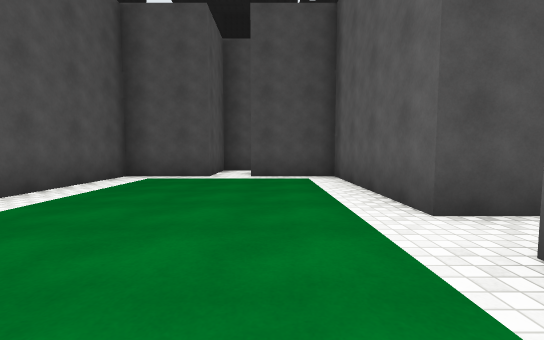
view 1 (above)

20 first-person views from a walk through a scene from a Unity 3-D project. The camera is 1.2 m above the floor, tilts 4° down and sees 90° across. The floor is counted in squares, 2 m on a side. Each view is taken from the middle of a square. On the plan, view 1 faces up. The plan holds only what a view shows up to about 9 squares ahead; the rest is blank. The place goes on beyond the plan. The player is left out. Surface patterns are stand-ins for the level's own textures.

view 2
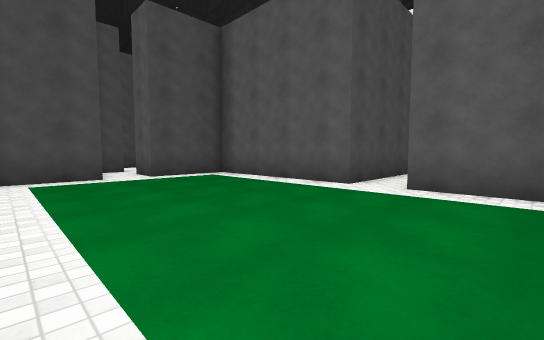

view 3
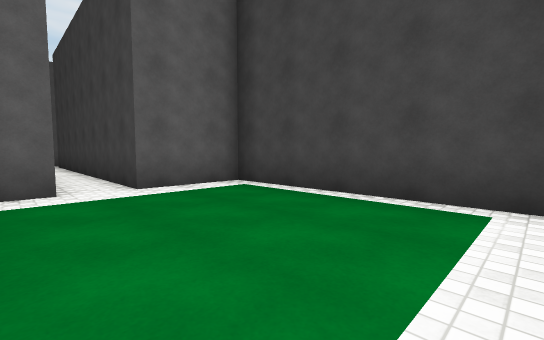

view 4
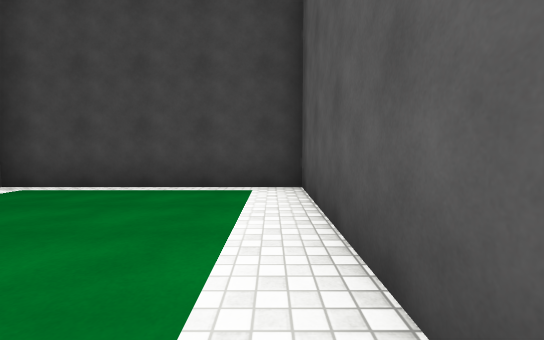

view 5
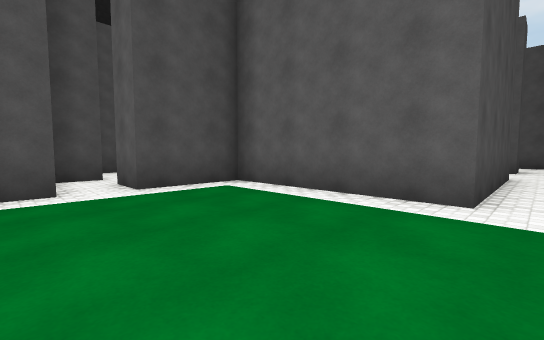

view 6
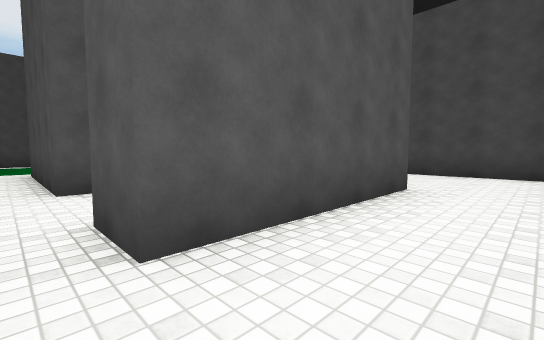

view 7
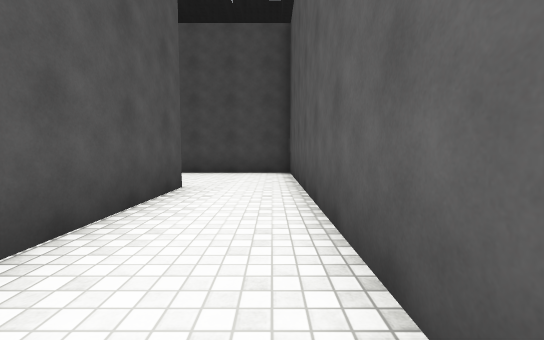

view 8
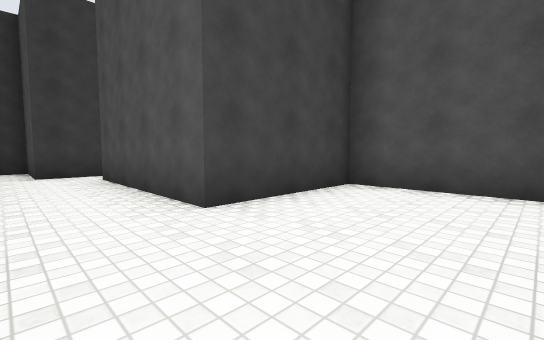

view 9
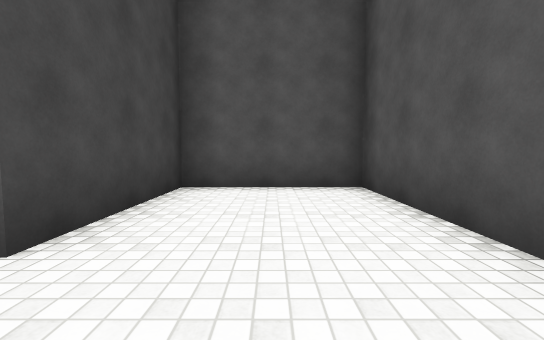

view 10
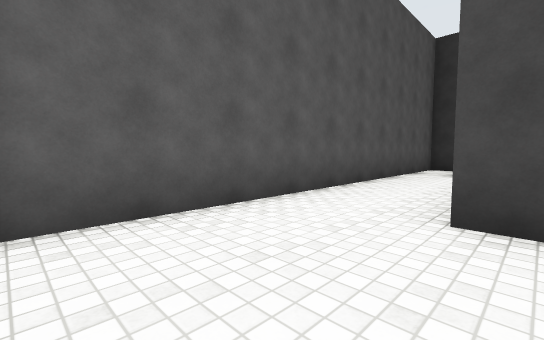

view 11
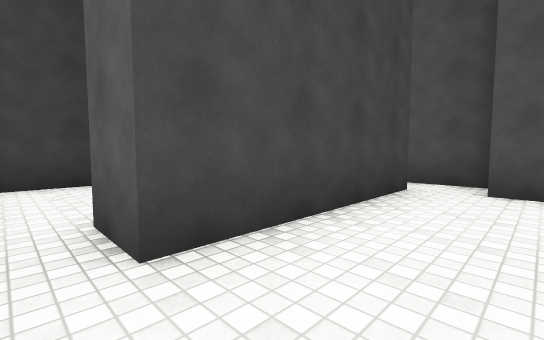

view 12
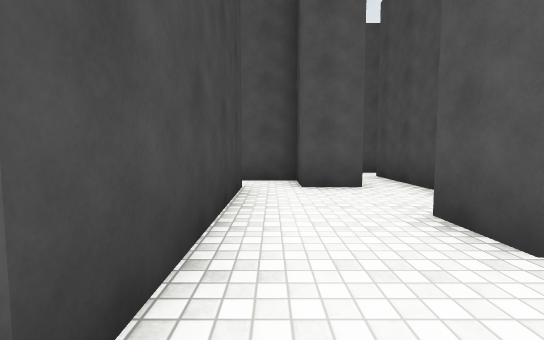

view 13
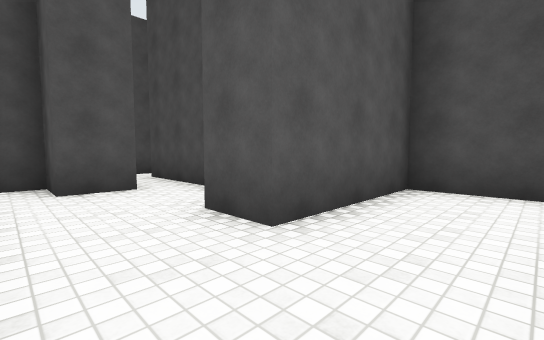

view 14
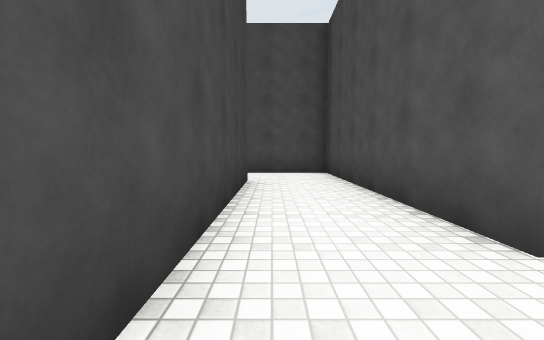

view 15
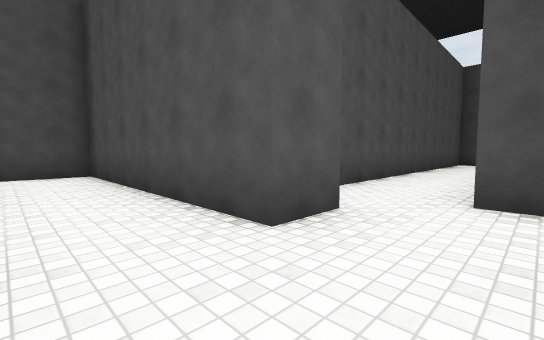

view 16
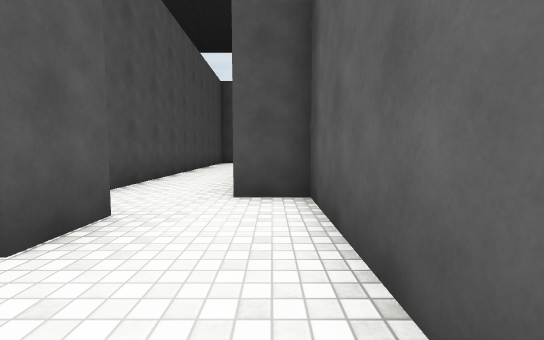

view 17
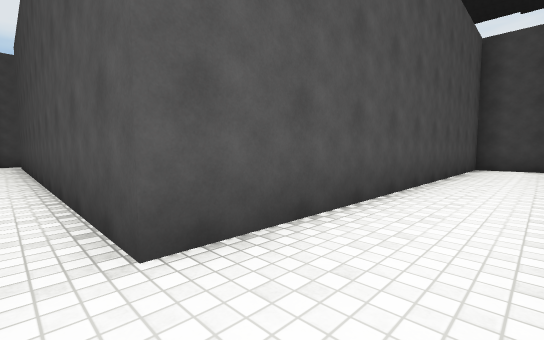

view 18
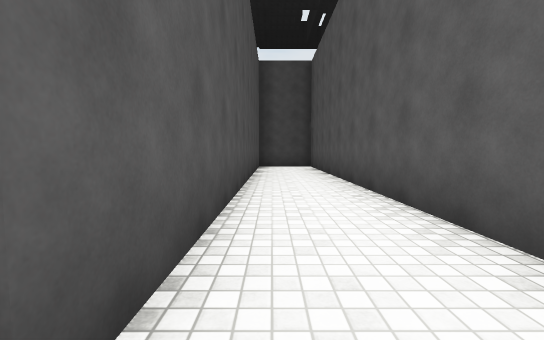

view 19
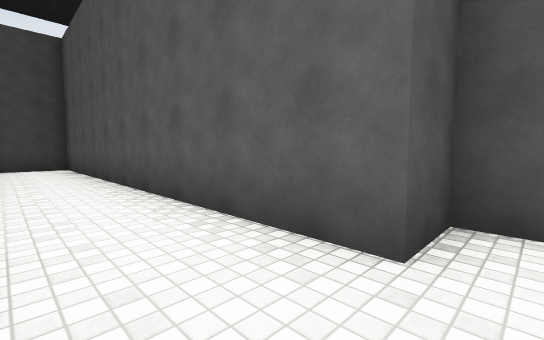

view 20
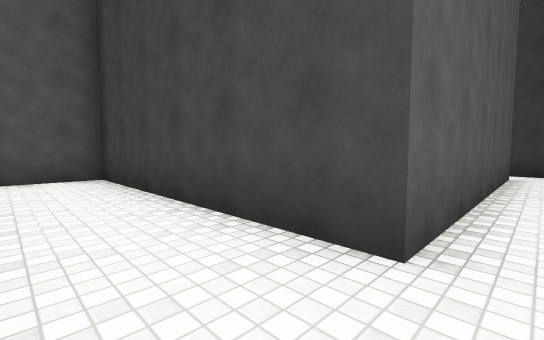

### Floor plan
Points are (right, up) in squares from view 1. A wall is a line through its corners. A room is listed if a view was taken in it or the views show most of it. See-through windows are left out.
Room 1 (views 1, 2, 3, 4, 5)
walls: (-1.5, 6.5) (-3.5, 6.5) (-3.5, -0.5) (1.5, -0.5) (1.5, 1.5) (7.5, 1.5); (5.5, 2.5) (1.5, 2.5) (1.5, 6.5) (-0.5, 6.5)
ways out: opening at (8, 2) to room 2; opening at (-1, 7) to room 3; opening at (6.5, 3)
Room 2 (views 6, 7, 8, 9, 10)
walls: (7.5, 1.5) (9.5, 1.5) (9.5, -0.5) (10.5, -0.5) (10.5, 9.5) (5.5, 9.5) (5.5, 6.5) (8.5, 6.5) (8.5, 2.5) (7.5, 2.5)
ways out: opening at (8, 2) to room 1
Room 3 (views 11, 12, 13)
walls: (2.5, 9.5) (1.5, 9.5); (-0.5, 9.6) (-0.5, 8.5) (-1.5, 8.5) (-1.5, 6.5); (0.4, 10.5) (-2.5, 10.5); (-0.5, 6.5) (-0.5, 7.5) (3.5, 7.5) (3.5, 6.5); (4.5, 6.5) (4.5, 9.5)
ways out: opening at (-1, 7) to room 1; opening at (3.5, 10) to room 4; opening at (4, 6) to room 6; opening at (-1.5, 10)
Room 4 (views 14, 15, 16, 20)
walls: (4.5, 9.5) (4.5, 10.5) (10.5, 10.5) (10.5, 13.5); (8.5, 13.6) (8.5, 12.5) (2.5, 12.5) (2.5, 9.5)
ways out: opening at (3.5, 10) to room 3; opening at (9.5, 13) to room 5
Room 5 (views 17, 18, 19)
walls: (10.5, 13.5) (10.5, 14.5) (9.5, 14.5) (9.5, 24.5) (7.5, 24.5) (7.5, 14.5) (-3.2, 14.5)
ways out: opening at (9.5, 13) to room 4
Room 6 (no view inside)
walls: (2.9, 3.5) (4.6, 3.5); (4.5, 4.5) (4.5, 6.5)
ways out: opening at (4, 6) to room 3

Positions as (right, up) in squares from view 1, and headings:
1: (0, 0), facing up
2: (-3, 0), facing up-right
3: (-3, 3), facing down-right
4: (-3, 4), facing down
5: (-2, 2), facing up-right
6: (10, 2), facing up-left
7: (10, 2), facing up
8: (10, 9), facing down-left
9: (10, 8), facing left
10: (8, 9), facing down-right
11: (4, 9), facing down-left
12: (4, 8), facing left
13: (4, 8), facing up-left
14: (10, 11), facing left
15: (10, 11), facing up-left
16: (10, 11), facing up
17: (9, 14), facing up-left
18: (8, 14), facing up
19: (8, 14), facing up-right
20: (4, 12), facing down-right
